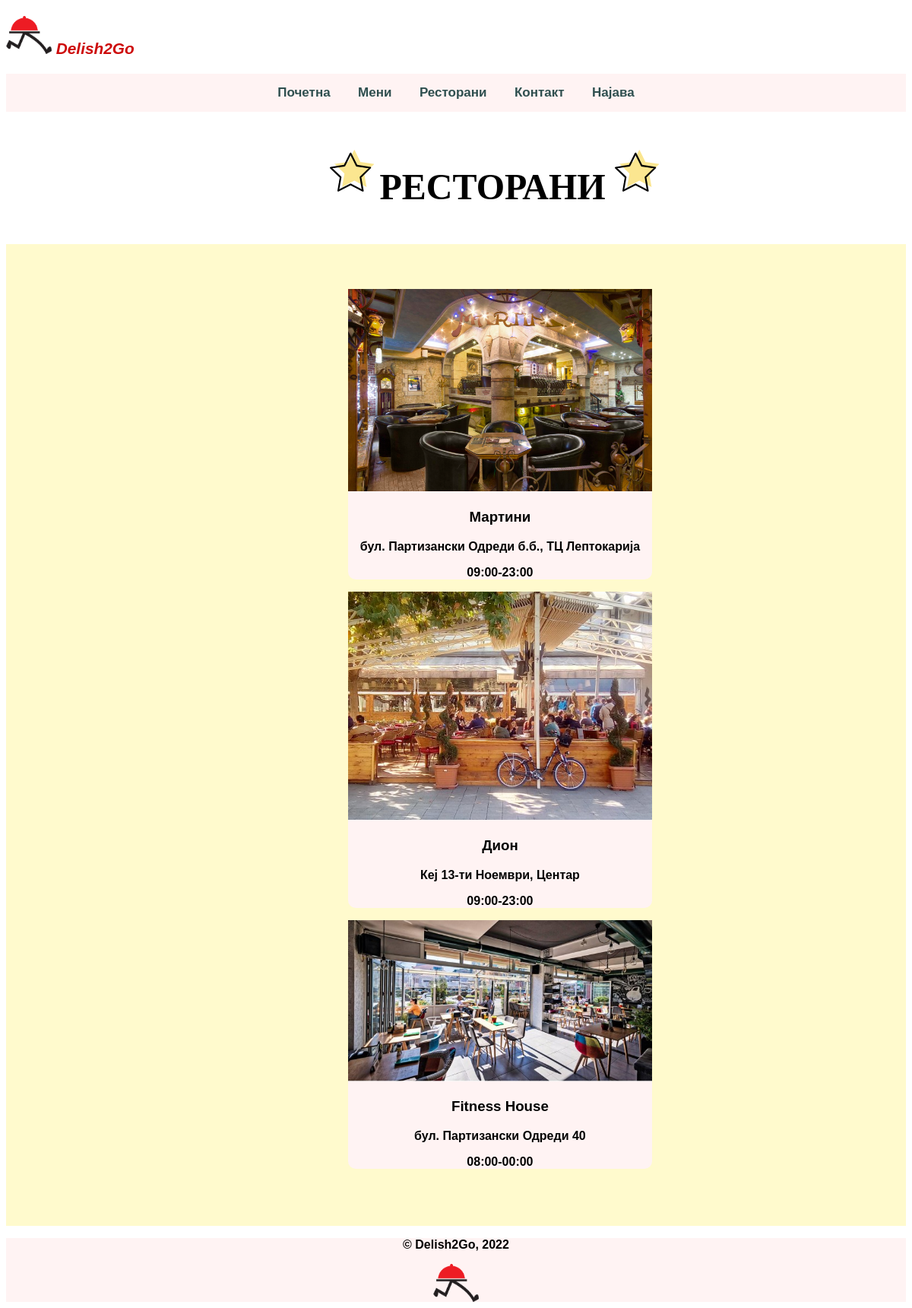
/delish2go/Restaurants/index.php, run on the app's committed database.
### tables this page shows
CREATE TABLE `restoran` (
  `ID` int(11) NOT NULL,
  `Ime` varchar(45) DEFAULT NULL,
  `Adresa` varchar(45) DEFAULT NULL,
  `RabotnoVreme` varchar(45) DEFAULT NULL,
  `slika` varchar(255) NOT NULL,
  `active` varchar(10) NOT NULL
);

### delish2go/model/restoran_db.php (called while the page is built, shortened)
<?php
class RestoranDB {
    public static function getRestaurants()
    {
        global $conn;
        $query="SELECT * FROM restoran
                ORDER BY ID";
        $result=mysqli_query($conn,$query);
        $restorani = array();
        $count = mysqli_num_rows($result);
        if($count > 0)
        {
        while($row = mysqli_fetch_assoc($result)) {
        $restoran = new Restoran($row['ID'],
                                 $row['Ime'],
                                 $row['RabotnoVreme'],
                                 $row['Adresa'],
                                 $row['slika'],
                                 $row['active']);
        $restorani[]=$restoran;
       }
       return $restorani;
        }
        else
        {
            $restorani="";
            return $restorani;
        }
    }
}

### delish2go/model/restaurant.php (called while the page is built, shortened)
<?php
class Restoran {
    private $id;
    private $ime;
    private $vreme;
    private $adresa;
    private $slika;
    public function __construct($id, $name,$vreme,$adress, $pic, $act) {
        $this->id = $id;
        $this->ime = $name;
        $this->vreme = $vreme;
        $this->adresa = $adress;
        $this->slika = $pic;
    }
    public function getID() {
        return $this->id;
    }
    public function getIme() {
        return $this->ime;
    }
    public function getRabotnoVreme() {
        return $this->vreme;
    }
    public function getAdresa() {
        return $this->adresa;
    }
    public function getSlika() {
        return $this->slika;
    }
}
?>

### delish2go/Restaurants/view/restorani.php (the view, shortened to what this page needs)
<?php if(!isset($_SESSION['korisnik'])) {include('../view/header.php');} else {include('../user/view/header.php'); }?>
<p style="font-family: Georgia, serif; font-size:3em;margin-left:35%"><img src="<?php echo MAINURL; ?>images/dzvezda.png"><b>РЕСТОРАНИ</b><img src="<?php echo MAINURL; ?>images/dzvezda.png"></p>
<section class="categories" style='background-color:LemonChiffon' >
    <div class="container">
         <?php
                    if($restorani!=""){
                    foreach ($restorani as $restoran) : ?>
                    <a href="<?php echo MAINURL; ?>/Restaurants/index.php?restoranID=<?php echo $restoran->getID(); ?>" style='text-decoration: none;'>
                        <div class="wrapper">
                            <?php
                            $slika=$restoran->getSlika();
                                if($slika == "") {
                                    echo "<div class='error'>Не е достапна слика.</div>";
                                } else {
                            ?>
                            <img src="<?php echo MAINURL; ?>images/restaurants/<?php echo $slika; ?>"style='height: 100%; width: 100%; object-fit: contain' >
                            <?php
                        }
                    ?>
                            <h3 class="center"><?php echo $restoran->getIme(); ?></h3>
                            <p class="center" style='color: black;'><?php echo $restoran->getAdresa(); ?></p>
                            <p class="center" style='color:black;'><?php echo  $restoran->getRabotnoVreme(); ?></p>
                        </div>
                    </a>
                    <?php endforeach; ?>
                    <?php
          } else {
                echo "<div class='error'>Нема достапни ресторани.</div>";
        }
        ?>
        </div>
    </section>
<?php  include('../view/footer.php') ?>

### delish2go/styles/stilovi.css (style rules this page uses)
body { font-family: Arial, Helvetica, sans-serif; font-size: 1em; }
h3 { color: black }
.center { text-align: center; font-weight: bold; }
.wrapper { position: relative; top: 50%; left: 35%; width: 400px; background:rgb(255, 243, 243); border-radius: 10px; }
.container { width: 80%; margin: 0 auto; padding: 1%; }
.categories { padding: 4% 0; }

### data on the page
restoran: slika (picture), Ime "Мартини", Adresa "бул. Партизански Одреди б.б., ТЦ Лептокарија", RabotnoVreme "09:00-23:00"
restoran: slika (picture), Ime "Дион", Adresa "Кеј 13-ти Ноември, Центар", RabotnoVreme "09:00-23:00"
restoran: slika (picture), Ime "Fitness House", Adresa "бул. Партизански Одреди 40", RabotnoVreme "08:00-00:00"
